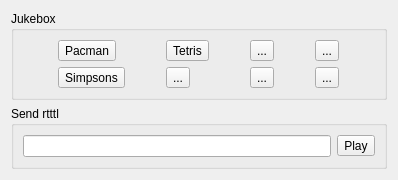
<?xml version="1.0" encoding="UTF-8"?>
<ui version="4.0">
 <class>gRtttlPlayer</class>
 <widget class="QWidget" name="gRtttlPlayer">
  <property name="geometry">
   <rect>
    <x>0</x>
    <y>0</y>
    <width>398</width>
    <height>179</height>
   </rect>
  </property>
  <property name="windowTitle">
   <string>Form</string>
  </property>
  <layout class="QVBoxLayout" name="verticalLayout">
   <item>
    <widget class="QGroupBox" name="groupBox">
     <property name="title">
      <string>Jukebox</string>
     </property>
     <layout class="QGridLayout" name="gridLayout">
      <item row="1" column="1">
       <widget class="QToolButton" name="toolButton_5">
        <property name="text">
         <string>...</string>
        </property>
       </widget>
      </item>
      <item row="1" column="0">
       <widget class="QToolButton" name="simpsonsBtn">
        <property name="text">
         <string>Simpsons</string>
        </property>
       </widget>
      </item>
      <item row="0" column="0">
       <widget class="QToolButton" name="pacmanBtn">
        <property name="text">
         <string>Pacman</string>
        </property>
       </widget>
      </item>
      <item row="0" column="1">
       <widget class="QToolButton" name="tetrisBtn">
        <property name="text">
         <string>Tetris</string>
        </property>
       </widget>
      </item>
      <item row="0" column="2">
       <widget class="QToolButton" name="toolButton_6">
        <property name="text">
         <string>...</string>
        </property>
       </widget>
      </item>
      <item row="1" column="2">
       <widget class="QToolButton" name="toolButton_7">
        <property name="text">
         <string>...</string>
        </property>
       </widget>
      </item>
      <item row="0" column="3">
       <widget class="QToolButton" name="toolButton_8">
        <property name="text">
         <string>...</string>
        </property>
       </widget>
      </item>
      <item row="1" column="3">
       <widget class="QToolButton" name="toolButton_9">
        <property name="text">
         <string>...</string>
        </property>
       </widget>
      </item>
     </layout>
    </widget>
   </item>
   <item>
    <widget class="QGroupBox" name="groupBox_2">
     <property name="title">
      <string>Send rtttl</string>
     </property>
     <layout class="QHBoxLayout" name="horizontalLayout">
      <item>
       <widget class="QLineEdit" name="lineEdit"/>
      </item>
      <item>
       <widget class="QToolButton" name="playBtn">
        <property name="text">
         <string>Play</string>
        </property>
       </widget>
      </item>
     </layout>
    </widget>
   </item>
  </layout>
 </widget>
 <resources/>
 <connections/>
</ui>
